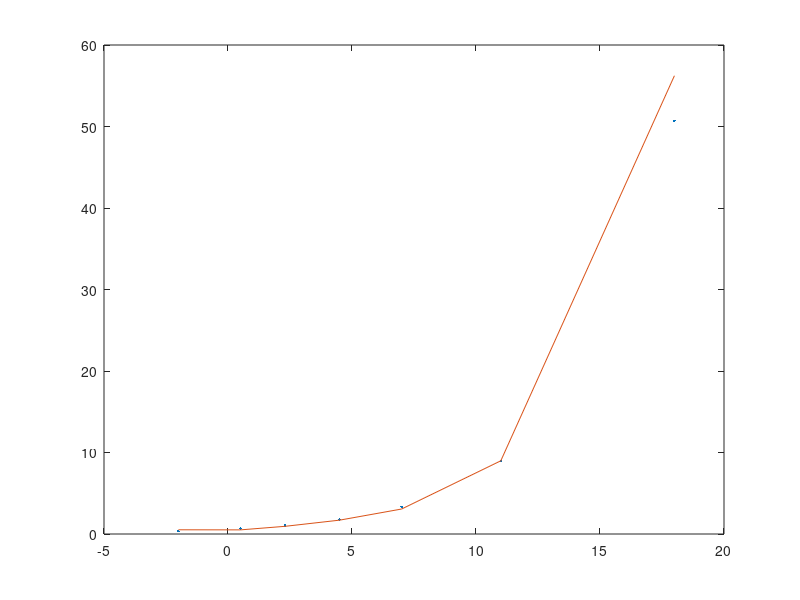

Reproduce this figure in MATLAB.
x=[-2;0.5;2.3;4.5;7;11;18];
y=[0.5;0.57;0.91;1.63;3.14;8.96;56.23];
plot(x,y,'.');
Z=log(y);
A=[x x.^0];
alfa=pinv(A)*Z;
k1=exp(alfa(2));
k2=exp(alfa(1));
f=@(x) k1*k2.^x;
plot(x,y,'.',x,f(x))
norm(y-f(x))/norm(y);
%comparo con polinomio de grado 4
Aprima=[x.^4 x.^3 x.^2 x x.^0];
c=polyfit(x,y,4);
p= @(x) polyval(c,x);
norm(y-p(x))/norm(y);
plot(x,f(x),'.',x,p(x))
